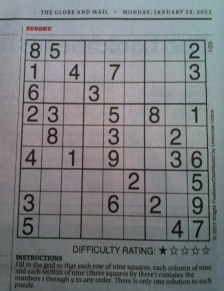
#> input picture ch7_segmentation/img/sudoku.jpg, 224 x 291 px, found by its file name
$ python edge_scharr.py
#> lines starting #> are read from the running program, lines starting #| are printed output that depends on the picture
# -*- coding: utf-8 -*-
import cv2
import numpy as np

'''
소벨 필터는 커널의 중심에서 멀어질수록 엣지 방향성의 정확도가 떨어진다.
이를 개선한 필터가 샤르 필터이다.
'''

img = cv2.imread('../img/sudoku.jpg')
#> img is the input picture: shape (291, 224, 3); mean B, G, R 127.4, 124.5, 122.2

# 샤르 커널을 직접 생성해서 엣지 검출
gx_k = np.array([[-3, 0, 3], [-10, 0, 10], [-3, 0, 3]])
gy_k = np.array([[-3, -10, -3], [0, 0, 0], [3, 10, 3]])
edge_gx = cv2.filter2D(img, -1, gx_k)
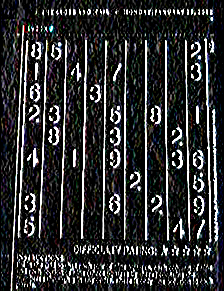
#> edge_gx: shape (291, 224, 3); mean B, G, R 48.9, 47.9, 47.2
edge_gy = cv2.filter2D(img, -1, gy_k)
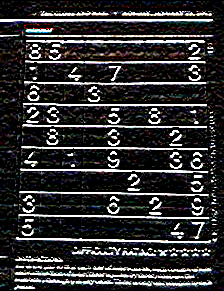
#> edge_gy: shape (291, 224, 3); mean B, G, R 48.7, 47.9, 48.4

# 샤르 API로 엣지 검출
scharrx = cv2.Scharr(img, -1, 1, 0)
scharry = cv2.Scharr(img, -1, 0, 1)

# 결과 출력
merged1 = np.hstack((img, edge_gx, edge_gy))
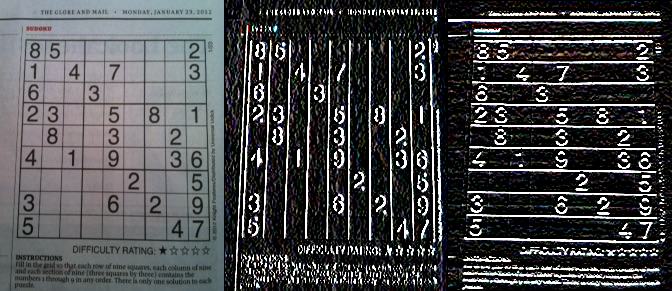
#> merged1: shape (291, 672, 3); mean B, G, R 75, 73.4, 72.6
merged2 = np.hstack((img, scharrx, scharry))
merged = np.vstack((merged1, merged2))
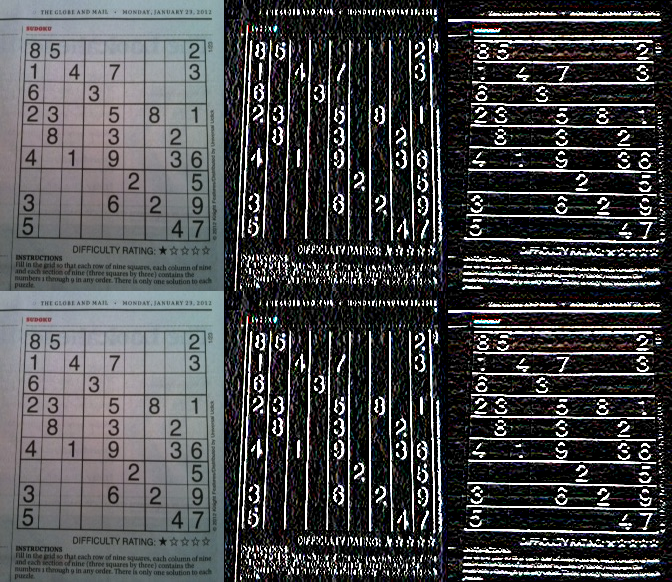
#> merged: shape (582, 672, 3); mean B, G, R 75, 73.4, 72.6

cv2.imshow('Scharr', merged)
cv2.waitKey(0)
cv2.destroyAllWindows()
